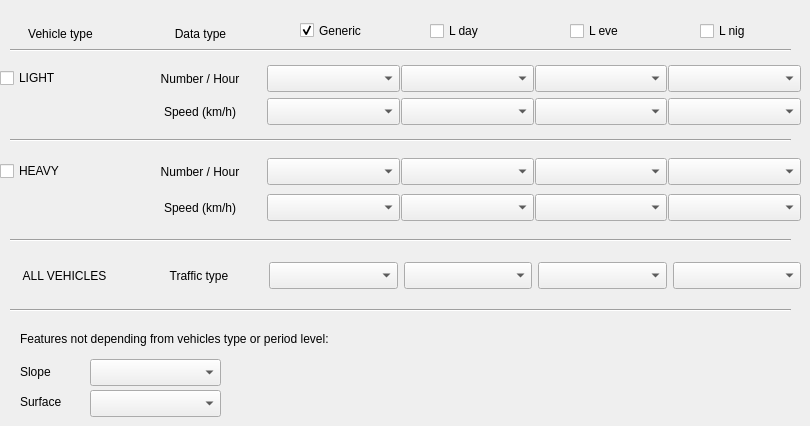
     <widget class="QWidget" name="road_NMPB_page">
      <widget class="QCheckBox" name="NMPB_L_gen_checkBox">
       <property name="geometry">
        <rect>
         <x>300</x>
         <y>20</y>
         <width>91</width>
         <height>21</height>
        </rect>
       </property>
       <property name="text">
        <string>Generic</string>
       </property>
       <property name="checked">
        <bool>true</bool>
       </property>
      </widget>
      <widget class="QCheckBox" name="NMPB_L_nig_checkBox">
       <property name="geometry">
        <rect>
         <x>700</x>
         <y>20</y>
         <width>81</width>
         <height>22</height>
        </rect>
       </property>
       <property name="text">
        <string>L nig</string>
       </property>
       <property name="checked">
        <bool>false</bool>
       </property>
      </widget>
      <widget class="Line" name="line_2">
       <property name="windowModality">
        <enum>Qt::NonModal</enum>
       </property>
       <property name="geometry">
        <rect>
         <x>10</x>
         <y>40</y>
         <width>781</width>
         <height>20</height>
        </rect>
       </property>
       <property name="orientation">
        <enum>Qt::Horizontal</enum>
       </property>
      </widget>
      <widget class="QCheckBox" name="NMPB_L_eve_checkBox">
       <property name="geometry">
        <rect>
         <x>570</x>
         <y>20</y>
         <width>71</width>
         <height>22</height>
        </rect>
       </property>
       <property name="text">
        <string>L eve</string>
       </property>
       <property name="checked">
        <bool>false</bool>
       </property>
      </widget>
      <widget class="QCheckBox" name="NMPB_L_day_checkBox">
       <property name="geometry">
        <rect>
         <x>430</x>
         <y>20</y>
         <width>81</width>
         <height>22</height>
        </rect>
       </property>
       <property name="text">
        <string>L day</string>
       </property>
       <property name="checked">
        <bool>false</bool>
       </property>
      </widget>
      <widget class="QLabel" name="implementation_label_19">
       <property name="geometry">
        <rect>
         <x>150</x>
         <y>26</y>
         <width>101</width>
         <height>16</height>
        </rect>
       </property>
       <property name="sizePolicy">
        <sizepolicy hsizetype="Fixed" vsizetype="Fixed">
         <horstretch>0</horstretch>
         <verstretch>0</verstretch>
        </sizepolicy>
       </property>
       <property name="text">
        <string>Data type</string>
       </property>
       <property name="alignment">
        <set>Qt::AlignCenter</set>
       </property>
      </widget>
      <widget class="Line" name="line_8">
       <property name="windowModality">
        <enum>Qt::NonModal</enum>
       </property>
       <property name="geometry">
        <rect>
         <x>10</x>
         <y>130</y>
         <width>781</width>
         <height>20</height>
        </rect>
       </property>
       <property name="orientation">
        <enum>Qt::Horizontal</enum>
       </property>
      </widget>
      <widget class="QWidget" name="verticalLayoutWidget_5">
       <property name="geometry">
        <rect>
         <x>0</x>
         <y>60</y>
         <width>801</width>
         <height>71</height>
        </rect>
       </property>
       <layout class="QVBoxLayout" name="verticalLayout_2">
        <property name="spacing">
         <number>1</number>
        </property>
        <item>
         <layout class="QHBoxLayout" name="horizontalLayout_3">
          <item>
           <widget class="QCheckBox" name="NMPB_l_checkBox">
            <property name="layoutDirection">
             <enum>Qt::LeftToRight</enum>
            </property>
            <property name="autoFillBackground">
             <bool>false</bool>
            </property>
            <property name="text">
             <string>LIGHT</string>
            </property>
           </widget>
          </item>
          <item>
           <widget class="QLabel" name="NMPB_l_n_label">
            <property name="maximumSize">
             <size>
              <width>16777215</width>
              <height>27</height>
             </size>
            </property>
            <property name="text">
             <string>Number / Hour</string>
            </property>
            <property name="alignment">
             <set>Qt::AlignCenter</set>
            </property>
           </widget>
          </item>
          <item>
           <widget class="QComboBox" name="NMPB_L_gen_l_n_comboBox">
            <property name="maximumSize">
             <size>
              <width>16777215</width>
              <height>27</height>
             </size>
            </property>
           </widget>
          </item>
          <item>
           <widget class="QComboBox" name="NMPB_L_day_l_n_comboBox">
            <property name="maximumSize">
             <size>
              <width>16777215</width>
              <height>27</height>
             </size>
            </property>
           </widget>
          </item>
          <item>
           <widget class="QComboBox" name="NMPB_L_eve_l_n_comboBox">
            <property name="maximumSize">
             <size>
              <width>16777215</width>
              <height>27</height>
             </size>
            </property>
           </widget>
          </item>
          <item>
           <widget class="QComboBox" name="NMPB_L_nig_l_n_comboBox">
            <property name="maximumSize">
             <size>
              <width>16777215</width>
              <height>27</height>
             </size>
            </property>
           </widget>
          </item>
         </layout>
        </item>
        <item>
         <layout class="QHBoxLayout" name="horizontalLayout_5">
          <item>
           <widget class="QLabel" name="implementation_label_6">
            <property name="maximumSize">
             <size>
              <width>16777215</width>
              <height>27</height>
             </size>
            </property>
            <property name="text">
             <string/>
            </property>
            <property name="alignment">
             <set>Qt::AlignRight|Qt::AlignTop|Qt::AlignTrailing</set>
            </property>
           </widget>
          </item>
          <item>
           <widget class="QLabel" name="n_l_label_11">
            <property name="maximumSize">
             <size>
              <width>16777215</width>
              <height>27</height>
             </size>
            </property>
            <property name="text">
             <string>Speed (km/h)</string>
            </property>
            <property name="alignment">
             <set>Qt::AlignCenter</set>
            </property>
           </widget>
          </item>
          <item>
           <widget class="QComboBox" name="NMPB_L_gen_l_s_comboBox">
            <property name="maximumSize">
             <size>
              <width>16777215</width>
              <height>27</height>
             </size>
            </property>
           </widget>
          </item>
          <item>
           <widget class="QComboBox" name="NMPB_L_day_l_s_comboBox">
            <property name="maximumSize">
             <size>
              <width>16777215</width>
              <height>27</height>
             </size>
            </property>
           </widget>
          </item>
          <item>
           <widget class="QComboBox" name="NMPB_L_eve_l_s_comboBox">
            <property name="maximumSize">
             <size>
              <width>16777215</width>
              <height>27</height>
             </size>
            </property>
           </widget>
          </item>
          <item>
           <widget class="QComboBox" name="NMPB_L_nig_l_s_comboBox">
            <property name="maximumSize">
             <size>
              <width>16777215</width>
              <height>27</height>
             </size>
            </property>
           </widget>
          </item>
         </layout>
        </item>
       </layout>
      </widget>
      <widget class="QWidget" name="verticalLayoutWidget_6">
       <property name="geometry">
        <rect>
         <x>0</x>
         <y>150</y>
         <width>801</width>
         <height>81</height>
        </rect>
       </property>
       <layout class="QVBoxLayout" name="verticalLayout_3">
        <property name="spacing">
         <number>1</number>
        </property>
        <item>
         <layout class="QHBoxLayout" name="horizontalLayout_6">
          <item>
           <widget class="QCheckBox" name="NMPB_h_checkBox">
            <property name="enabled">
             <bool>true</bool>
            </property>
            <property name="layoutDirection">
             <enum>Qt::LeftToRight</enum>
            </property>
            <property name="autoFillBackground">
             <bool>false</bool>
            </property>
            <property name="text">
             <string>HEAVY</string>
            </property>
           </widget>
          </item>
          <item>
           <widget class="QLabel" name="n_l_label_12">
            <property name="enabled">
             <bool>true</bool>
            </property>
            <property name="maximumSize">
             <size>
              <width>16777215</width>
              <height>27</height>
             </size>
            </property>
            <property name="text">
             <string>Number / Hour</string>
            </property>
            <property name="alignment">
             <set>Qt::AlignCenter</set>
            </property>
           </widget>
          </item>
          <item>
           <widget class="QComboBox" name="NMPB_L_gen_h_n_comboBox">
            <property name="maximumSize">
             <size>
              <width>16777215</width>
              <height>27</height>
             </size>
            </property>
           </widget>
          </item>
          <item>
           <widget class="QComboBox" name="NMPB_L_day_h_n_comboBox">
            <property name="maximumSize">
             <size>
              <width>16777215</width>
              <height>27</height>
             </size>
            </property>
           </widget>
          </item>
          <item>
           <widget class="QComboBox" name="NMPB_L_eve_h_n_comboBox">
            <property name="maximumSize">
             <size>
              <width>16777215</width>
              <height>27</height>
             </size>
            </property>
           </widget>
          </item>
          <item>
           <widget class="QComboBox" name="NMPB_L_nig_h_n_comboBox">
            <property name="maximumSize">
             <size>
              <width>16777215</width>
              <height>27</height>
             </size>
            </property>
           </widget>
          </item>
         </layout>
        </item>
        <item>
         <layout class="QHBoxLayout" name="horizontalLayout_7">
          <item>
           <widget class="QLabel" name="implementation_label_8">
            <property name="maximumSize">
             <size>
              <width>16777215</width>
              <height>27</height>
             </size>
            </property>
            <property name="text">
             <string/>
            </property>
            <property name="alignment">
             <set>Qt::AlignRight|Qt::AlignTop|Qt::AlignTrailing</set>
            </property>
           </widget>
          </item>
          <item>
           <widget class="QLabel" name="n_l_label_13">
            <property name="maximumSize">
             <size>
              <width>16777215</width>
              <height>27</height>
             </size>
            </property>
            <property name="text">
             <string>Speed (km/h)</string>
            </property>
            <property name="alignment">
             <set>Qt::AlignCenter</set>
            </property>
           </widget>
          </item>
          <item>
           <widget class="QComboBox" name="NMPB_L_gen_h_s_comboBox">
            <property name="maximumSize">
             <size>
              <width>16777215</width>
              <height>27</height>
             </size>
            </property>
           </widget>
          </item>
          <item>
           <widget class="QComboBox" name="NMPB_L_day_h_s_comboBox">
            <property name="maximumSize">
             <size>
              <width>16777215</width>
              <height>27</height>
             </size>
            </property>
           </widget>
          </item>
          <item>
           <widget class="QComboBox" name="NMPB_L_eve_h_s_comboBox">
            <property name="maximumSize">
             <size>
              <width>16777215</width>
              <height>27</height>
             </size>
            </property>
           </widget>
          </item>
          <item>
           <widget class="QComboBox" name="NMPB_L_nig_h_s_comboBox">
            <property name="maximumSize">
             <size>
              <width>16777215</width>
              <height>27</height>
             </size>
            </property>
           </widget>
          </item>
         </layout>
        </item>
       </layout>
      </widget>
      <widget class="QLabel" name="implementation_label_21">
       <property name="geometry">
        <rect>
         <x>0</x>
         <y>26</y>
         <width>121</width>
         <height>16</height>
        </rect>
       </property>
       <property name="sizePolicy">
        <sizepolicy hsizetype="Fixed" vsizetype="Fixed">
         <horstretch>0</horstretch>
         <verstretch>0</verstretch>
        </sizepolicy>
       </property>
       <property name="text">
        <string>Vehicle type</string>
       </property>
       <property name="alignment">
        <set>Qt::AlignCenter</set>
       </property>
      </widget>
      <widget class="Line" name="line_9">
       <property name="windowModality">
        <enum>Qt::NonModal</enum>
       </property>
       <property name="geometry">
        <rect>
         <x>10</x>
         <y>230</y>
         <width>781</width>
         <height>20</height>
        </rect>
       </property>
       <property name="orientation">
        <enum>Qt::Horizontal</enum>
       </property>
      </widget>
      <widget class="QWidget" name="layoutWidget_3">
       <property name="geometry">
        <rect>
         <x>0</x>
         <y>250</y>
         <width>801</width>
         <height>51</height>
        </rect>
       </property>
       <layout class="QHBoxLayout" name="horizontalLayout_11">
        <item>
         <widget class="QLabel" name="implementation_label_25">
          <property name="maximumSize">
           <size>
            <width>16777215</width>
            <height>27</height>
           </size>
          </property>
          <property name="text">
           <string>ALL VEHICLES</string>
          </property>
          <property name="alignment">
           <set>Qt::AlignCenter</set>
          </property>
         </widget>
        </item>
        <item>
         <widget class="QLabel" name="type_label">
          <property name="maximumSize">
           <size>
            <width>16777215</width>
            <height>27</height>
           </size>
          </property>
          <property name="text">
           <string>Traffic type</string>
          </property>
          <property name="alignment">
           <set>Qt::AlignCenter</set>
          </property>
         </widget>
        </item>
        <item>
         <widget class="QComboBox" name="NMPB_L_gen_type_comboBox">
          <property name="maximumSize">
           <size>
            <width>16777215</width>
            <height>27</height>
           </size>
          </property>
         </widget>
        </item>
        <item>
         <widget class="QComboBox" name="NMPB_L_day_type_comboBox">
          <property name="maximumSize">
           <size>
            <width>16777215</width>
            <height>27</height>
           </size>
          </property>
         </widget>
        </item>
        <item>
         <widget class="QComboBox" name="NMPB_L_eve_type_comboBox">
          <property name="maximumSize">
           <size>
            <width>16777215</width>
            <height>27</height>
           </size>
          </property>
         </widget>
        </item>
        <item>
         <widget class="QComboBox" name="NMPB_L_nig_type_comboBox">
          <property name="maximumSize">
           <size>
            <width>16777215</width>
            <height>27</height>
           </size>
          </property>
         </widget>
        </item>
       </layout>
      </widget>
      <widget class="Line" name="line_12">
       <property name="windowModality">
        <enum>Qt::NonModal</enum>
       </property>
       <property name="geometry">
        <rect>
         <x>10</x>
         <y>300</y>
         <width>781</width>
         <height>20</height>
        </rect>
       </property>
       <property name="orientation">
        <enum>Qt::Horizontal</enum>
       </property>
      </widget>
      <widget class="QLabel" name="slope_label_4">
       <property name="geometry">
        <rect>
         <x>20</x>
         <y>362</y>
         <width>81</width>
         <height>20</height>
        </rect>
       </property>
       <property name="sizePolicy">
        <sizepolicy hsizetype="Fixed" vsizetype="Fixed">
         <horstretch>0</horstretch>
         <verstretch>0</verstretch>
        </sizepolicy>
       </property>
       <property name="text">
        <string>Slope</string>
       </property>
       <property name="alignment">
        <set>Qt::AlignLeading|Qt::AlignLeft|Qt::AlignVCenter</set>
       </property>
      </widget>
      <widget class="QComboBox" name="NMPB_surface_comboBox">
       <property name="geometry">
        <rect>
         <x>90</x>
         <y>390</y>
         <width>131</width>
         <height>27</height>
        </rect>
       </property>
      </widget>
      <widget class="QLabel" name="surface_label_4">
       <property name="geometry">
        <rect>
         <x>20</x>
         <y>392</y>
         <width>71</width>
         <height>20</height>
        </rect>
       </property>
       <property name="sizePolicy">
        <sizepolicy hsizetype="Fixed" vsizetype="Fixed">
         <horstretch>0</horstretch>
         <verstretch>0</verstretch>
        </sizepolicy>
       </property>
       <property name="text">
        <string>Surface</string>
       </property>
       <property name="alignment">
        <set>Qt::AlignLeading|Qt::AlignLeft|Qt::AlignVCenter</set>
       </property>
      </widget>
      <widget class="QLabel" name="implementation_label_27">
       <property name="geometry">
        <rect>
         <x>20</x>
         <y>325</y>
         <width>431</width>
         <height>27</height>
        </rect>
       </property>
       <property name="maximumSize">
        <size>
         <width>16777215</width>
         <height>27</height>
        </size>
       </property>
       <property name="text">
        <string>Features not depending from vehicles type or period level:</string>
       </property>
       <property name="alignment">
        <set>Qt::AlignLeading|Qt::AlignLeft|Qt::AlignVCenter</set>
       </property>
      </widget>
      <widget class="QComboBox" name="NMPB_slope_comboBox">
       <property name="geometry">
        <rect>
         <x>90</x>
         <y>359</y>
         <width>131</width>
         <height>27</height>
        </rect>
       </property>
       <property name="toolTip">
        <string/>
       </property>
       <property name="statusTip">
        <string/>
       </property>
       <property name="whatsThis">
        <string/>
       </property>
       <property name="accessibleName">
        <string/>
       </property>
       <property name="accessibleDescription">
        <string/>
       </property>
      </widget>
     </widget>
